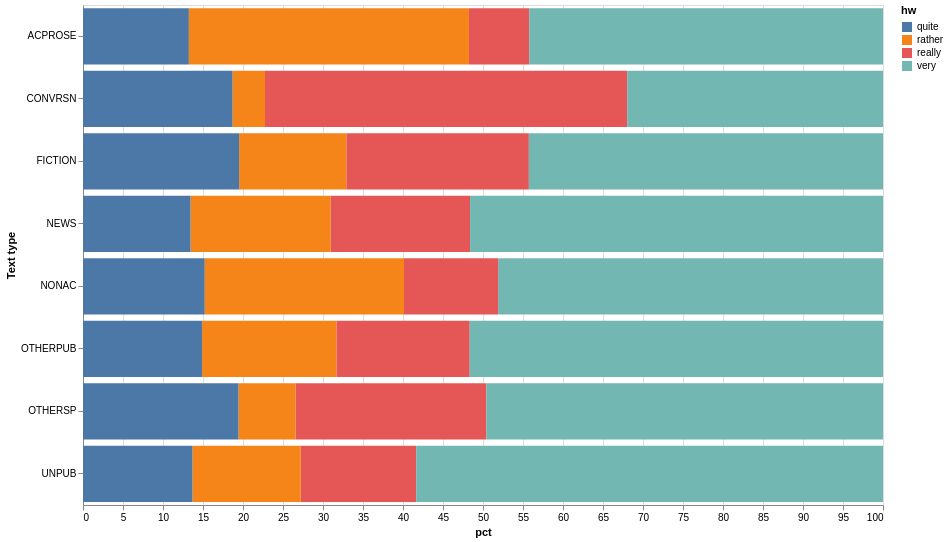

This figure's notebook cell:
### Code cell
chart = counts.plot.bar(x="pct", y="text_type", color="hw").properties(height=500,width=800)
chart.encoding.y.title = "Text type"
chart

### Figure 1 — Vega-Lite specification as saved in the notebook (floating-point values rounded to 4 significant figures)
{"config": {"view": {"continuousWidth": 300, "continuousHeight": 300}}, "data": {"name": "data-c30ccffd727d3e9e1b8fdd023660ddf4"}, "mark": {"type": "bar", "tooltip": true}, "encoding": {"color": {"field": "hw", "type": "nominal"}, "x": {"field": "pct", "type": "quantitative"}, "y": {"field": "text_type", "title": "Text type", "type": "nominal"}}, "height": 500, "params": [{"name": "param_1", "select": {"type": "interval", "encodings": ["x", "y"]}, "bind": "scales"}], "width": 800, "$schema": "https://vega.github.io/schema/vega-lite/v5.20.1.json", "datasets": {"data-c30ccffd727d3e9e1b8fdd023660ddf4": [{"hw": "really", "text_type": "UNPUB", "count": 1110, "pct": 14.43}, {"hw": "really", "text_type": "NEWS", "count": 2500, "pct": 17.42}, {"hw": "really", "text_type": "CONVRSN", "count": 9127, "pct": 45.28}, {"hw": "quite", "text_type": "CONVRSN", "count": 3772, "pct": 18.71}, {"hw": "rather", "text_type": "FICTION", "count": 6204, "pct": 13.41}, {"hw": "very", "text_type": "FICTION", "count": 20484, "pct": 44.27}, {"hw": "very", "text_type": "NONAC", "count": 22568, "pct": 48.11}, {"hw": "very", "text_type": "NEWS", "count": 7406, "pct": 51.62}, {"hw": "really", "text_type": "ACPROSE", "count": 2179, "pct": 7.544}, {"hw": "really", "text_type": "OTHERSP", "count": 8684, "pct": 23.86}, {"hw": "rather", "text_type": "OTHERPUB", "count": 6812, "pct": 16.81}, {"hw": "very", "text_type": "CONVRSN", "count": 6445, "pct": 31.97}, {"hw": "really", "text_type": "NONAC", "count": 5521, "pct": 11.77}, {"hw": "very", "text_type": "UNPUB", "count": 4489, "pct": 58.35}, {"hw": "quite", "text_type": "FICTION", "count": 9029, "pct": 19.51}, {"hw": "really", "text_type": "OTHERPUB", "count": 6747, "pct": 16.65}, {"hw": "quite", "text_type": "OTHERPUB", "count": 6032, "pct": 14.88}, {"hw": "rather", "text_type": "UNPUB", "count": 1041, "pct": 13.53}, {"hw": "quite", "text_type": "NONAC", "count": 7143, "pct": 15.23}, {"hw": "very", "text_type": "OTHERSP", "count": 18043, "pct": 49.58}, {"hw": "quite", "text_type": "ACPROSE", "count": 3823, "pct": 13.24}, {"hw": "very", "text_type": "OTHERPUB", "count": 20937, "pct": 51.66}, {"hw": "rather", "text_type": "CONVRSN", "count": 814, "pct": 4.038}, {"hw": "really", "text_type": "FICTION", "count": 10551, "pct": 22.8}, {"hw": "rather", "text_type": "NEWS", "count": 2513, "pct": 17.51}, {"hw": "quite", "text_type": "NEWS", "count": 1929, "pct": 13.44}, {"hw": "rather", "text_type": "NONAC", "count": 11682, "pct": 24.9}, {"hw": "very", "text_type": "ACPROSE", "count": 12769, "pct": 44.21}, {"hw": "quite", "text_type": "UNPUB", "count": 1053, "pct": 13.69}, {"hw": "quite", "text_type": "OTHERSP", "count": 7080, "pct": 19.45}, {"hw": "rather", "text_type": "ACPROSE", "count": 10111, "pct": 35.01}, {"hw": "rather", "text_type": "OTHERSP", "count": 2585, "pct": 7.103}]}}
